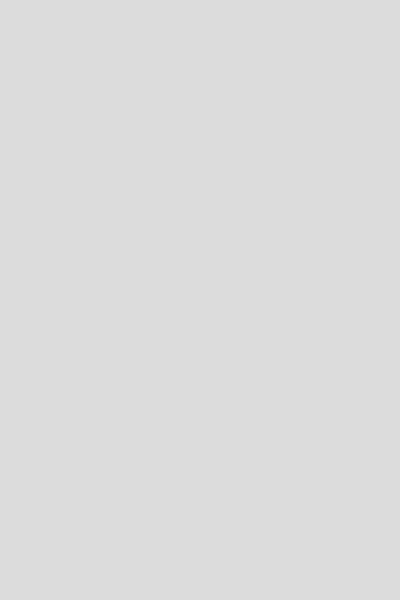
Frame 1 (no input)
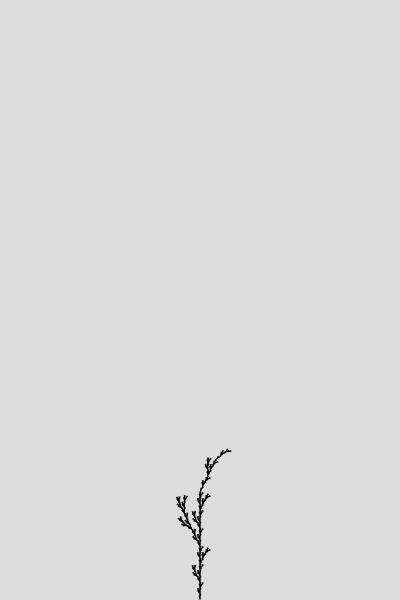
Frame 60 (no input)
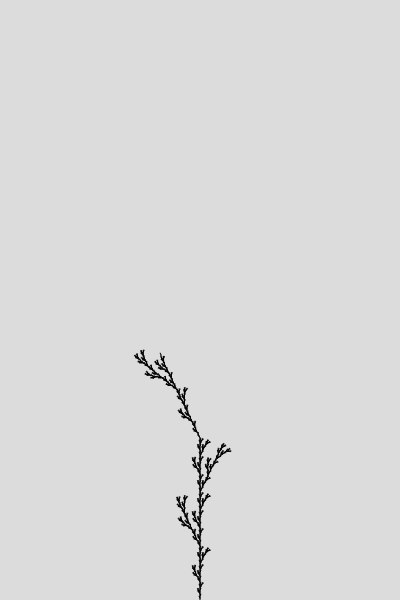
Frame 120 (the mouse pressed at the canvas centre since frame 60)

The p5.js sketch that drew these frames (run headless with seeded random() and noise() and a simulated clock; from frame 60 on, the mouse is pressed at the canvas centre):

// p5.js sketch
// ── sketch.js
let axiom = 'F';
let rules = {
  F: 'F[+F]F[-F]F'
};
let angle = 25.7;
let length = 2;
let times = 5;
let ops = 0;
let current;

function setup() {
  createCanvas(400, 600);
  current = axiom;
  while (times-- > 0) {
    current = expand(current);
  }
}

function draw() {
  background(220);
  translate(width/2, height);
  turtleDraw(current, angle, length, ops);
  ops += 20;
  if (ops === current.length) noLoop();
}

function expand(s) {
  let next = '';
  let rnames = Object.keys(rules);
  for (let i = 0; i < s.length; i++) {
	if (rnames.includes(s[i])) {
      next += rules[s[i]];
    }
    else next += s[i];
  }
  return next;
}

function turtleDraw(sent, ang, len, ops) {
  push();
  for (let i = 0; i < min(ops, sent.length); i++) {
    let s = sent[i];
    if (s === "F") {
      line(0, 0, 0, -len);
      translate(0, -len);
    } else if (s === "f") {
      translate(0, 0, 0, -len);
    } else if (s === "+") {
      rotate(radians(-ang));
    } else if (s === "-") {
      rotate(radians(ang));
    } else if (s === "[") {
      push();
    } else if (s === "]") {
      pop();
    }
  }
  pop();
}
